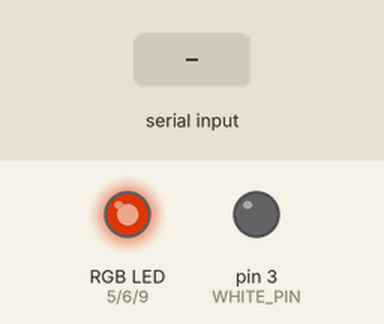
Recording of a sketch running on a simulated Arduino Uno, built with avr-gcc and run on an emulated ATmega328P. Parts: an RGB LED mixed from three pins (HIGH = lit), output pins drawn as LEDs (lit = HIGH). Dashed ring = blinking. Inputs (shaded band) come from the test bench. Dim RGB values are drawn brighter than linear.

Above: at 1.2 s.
1.3 s: "1\n" received over Serial
At 1.7 s:
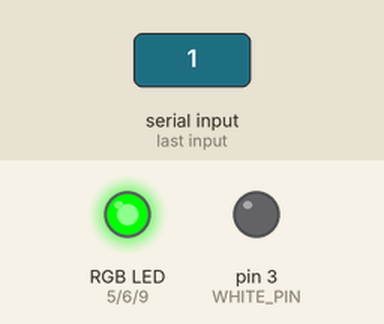
2.8 s: "90,45\n" received over Serial
At 3.25 s:
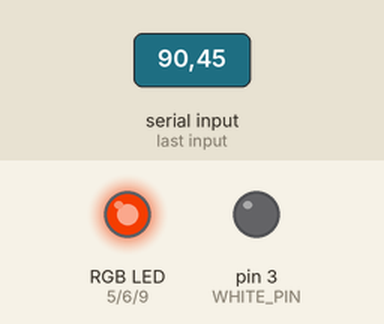
5.8 s: "2\n" received over Serial
At 6.3 s:
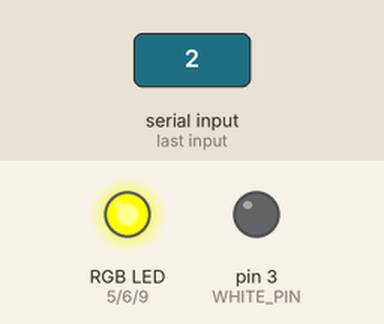
7.3 s: "30,150\n" received over Serial
10.3 s: "s90\n" received over Serial
At 10.49 s:
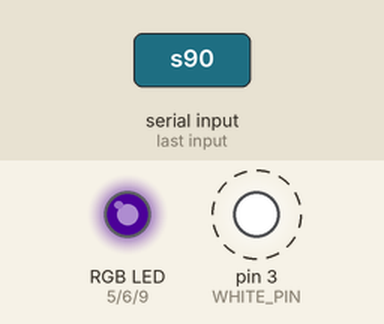
13.3 s: "3\n" received over Serial
Timing chart, 0 to 17.3 s (numbered marks = the images above; inputs shaded):
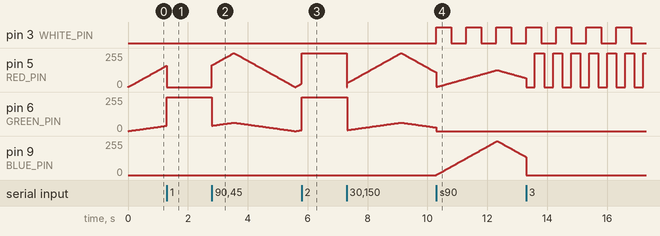

The sketch:

TriSpeed_MotorX_Arduino.ino
```cpp
#define RED_PIN     5
#define GREEN_PIN   6
#define BLUE_PIN    9
#define WHITE_PIN   3
//#define BTN1_PIN    7

bool settingMode = false;
int speedMode = 0;  // 0=呼吸、1=綠、2=黃、3=紅

void setup() {
  pinMode(RED_PIN, OUTPUT);
  pinMode(GREEN_PIN, OUTPUT);
  pinMode(BLUE_PIN, OUTPUT);
  pinMode(WHITE_PIN, OUTPUT);
  //pinMode(BTN1_PIN, INPUT_PULLUP);

  Serial.begin(115200);
}

void loop() {
  handleSerial();
  //handleButton();

  if (settingMode) {
    blinkWhiteLED();
    showSettingRGB();
  } else {
    digitalWrite(WHITE_PIN, LOW);
    showNormalRGB();
  }
}

void handleSerial() {
  if (Serial.available()) {
    char ch = Serial.read();
    if (ch == 's') {
      settingMode = true;
      speedMode = 0;
    } else if (ch == 'e') {
      settingMode = false;
    } else if (ch >= '0' && ch <= '3') {
      speedMode = ch - '0';
    }
  }
}

/*void handleButton() {
  static unsigned long lastBtnTime = 0;
  if (!settingMode && digitalRead(BTN1_PIN) == LOW) {
    if (millis() - lastBtnTime > 300) {
      speedMode++;
      if (speedMode > 3) speedMode = 0;
      lastBtnTime = millis();
    }
  }
}*/

void blinkWhiteLED() {
  static unsigned long lastToggle = 0;
  static bool ledState = false;
  if (millis() - lastToggle > 500) {
    ledState = !ledState;
    digitalWrite(WHITE_PIN, ledState);
    lastToggle = millis();
  }
}

void showNormalRGB() {
  switch (speedMode) {
    case 0: warmBreathing(); break;
    case 1: rgb(0, 255, 0); break;      // 綠
    case 2: rgb(255, 255, 0); break;    // 黃
    case 3: rgb(255, 0, 0); break;      // 紅
  }
}

void showSettingRGB() {
  static unsigned long lastToggle = 0;
  static bool flashState = false;
  static int breath = 0;
  static int delta = 2;

  if (speedMode == 0) {
    if (millis() - lastToggle > 15) {
      breath += delta;
      if (breath > 255 || breath < 0) delta = -delta;
      breath = constrain(breath, 0, 255);
      rgb(breath / 2, 0, breath);  // 藍紫呼吸燈
      lastToggle = millis();
    }
  } else {
    if (millis() - lastToggle > 300) {
      flashState = !flashState;
      lastToggle = millis();
    }
    if (flashState) {
      switch (speedMode) {
        case 1: rgb(0, 255, 0); break;
        case 2: rgb(255, 255, 0); break;
        case 3: rgb(255, 0, 0); break;
      }
    } else {
      rgb(0, 0, 0);
    }
  }
}

void warmBreathing() {
  static unsigned long lastTime = 0;
  static int b = 0;
  static int delta = 2;

  if (millis() - lastTime > 15) {
    b += delta;
    if (b > 255 || b < 0) delta = -delta;
    b = constrain(b, 0, 255);
    rgb(b, b / 4, 0);  // 橘紅呼吸
    lastTime = millis();
  }
}

void rgb(int r, int g, int b) {
  analogWrite(RED_PIN, r);
  analogWrite(GREEN_PIN, g);
  analogWrite(BLUE_PIN, b);
}
```

Measured:
- after the input at 10.3 s, pin 3 (WHITE_PIN): alternates HIGH for 0.50 s and LOW for 0.50 s, starting at once; pin 9 (BLUE_PIN): rises from 0/255 to 255/255 in 2.0 s, then falls to 135/255 in 0.96 s
- by itself, pin 5 (RED_PIN): alternates 255/255 for 0.30 s and 0/255 for 0.30 s
